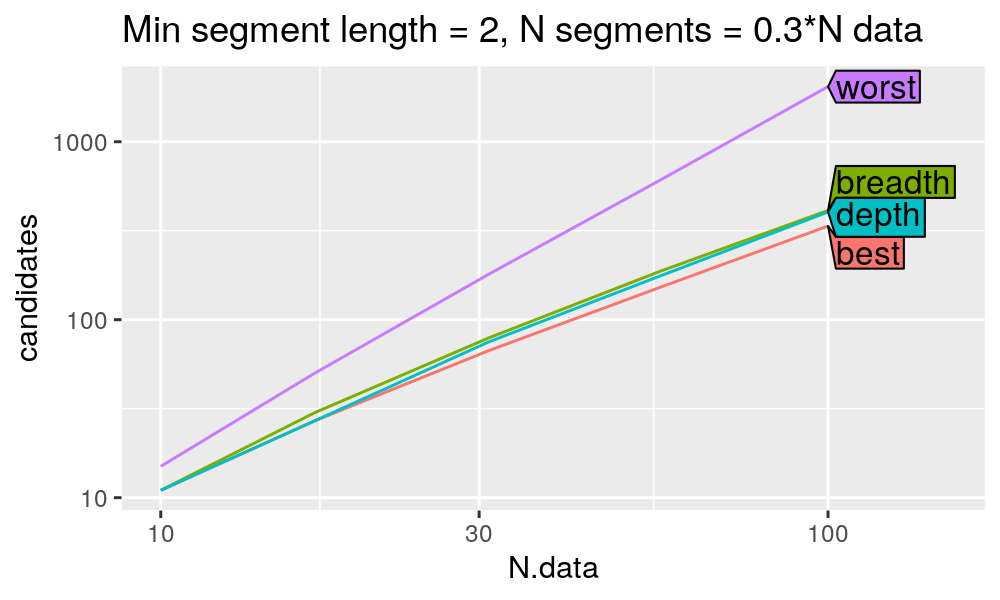

Source code (R):
source("packages.R")

min.seg.len <- 2L
n.segs <- 4L
compare.dt.list <- list()
for(N.data in as.integer(10^seq(1, 3, by=0.25))){
  print(N.data)
  breadth.vec <- binsegRcpp:::get_best_heuristic_equal(
    N.data, min.seg.len)
  depth.df <- binsegRcpp:::depth_first_interface(
    N.data, min.seg.len)
  node.dt <- binsegRcpp:::get_best_optimal(
    N.data, min.seg.len, n.segs)
  first.splits <- binsegRcpp:::size_to_splits(N.data, min.seg.len)
  worst.splits <- c(
    if(1 <= first.splits)seq(first.splits, 1, by=-min.seg.len),
    0)[1:n.segs]
  best.dt <- node.dt[, .(
    candidates=sum(binsegRcpp:::size_to_splits(s, min.seg.len))
  ), by=.(parent,level)]
  N.dt <- rbind(
    data.table(algo="worst", candidates=sum(worst.splits)),
    data.table(algo="best", candidates=sum(best.dt$candidates)),
    data.table(algo="breadth", candidates=sum(breadth.vec[1:n.segs])),
    data.table(algo="depth", candidates=sum(depth.df$splits[1:n.segs])))
  compare.dt.list[[paste(N.data)]] <- data.table(
    N.data, N.dt)
}
compare.dt <- do.call(rbind, compare.dt.list)

gg <- ggplot()+
  ggtitle(sprintf(
    "Min segment length = %d, N segments = %d",
    min.seg.len, n.segs))+
  geom_line(aes(
    N.data, candidates, color=algo),
    data=compare.dt)+
  scale_x_log10()+
  scale_y_log10()+
  coord_cartesian(
    xlim=c(10,3000))
dl <- directlabels::direct.label(gg, "right.polygons")
png(
  "figure-best-heuristics-segs-constant.png", 
  width=4, height=3, units="in", res=200)
print(dl)
dev.off()

min.seg.len <- 2L
compare.dt.list <- list()
segs.factor <- 0.3
for(N.data in as.integer(10^seq(1, 2, by=0.25))){
  print(N.data)
  n.segs <- as.integer(N.data*segs.factor)
  breadth.vec <- binsegRcpp:::get_best_heuristic_equal(
    N.data, min.seg.len)
  depth.df <- binsegRcpp:::depth_first_interface(
    N.data, min.seg.len)
  node.dt <- binsegRcpp:::get_best_optimal(
    N.data, min.seg.len, n.segs)
  first.splits <- binsegRcpp:::size_to_splits(N.data, min.seg.len)
  worst.splits <- c(
    if(1 <= first.splits)seq(first.splits, 1, by=-min.seg.len),
    0)[1:n.segs]
  best.dt <- node.dt[, .(
    candidates=sum(binsegRcpp:::size_to_splits(s, min.seg.len))
  ), by=.(parent,level)]
  N.dt <- rbind(
    data.table(algo="worst", candidates=sum(worst.splits)),
    data.table(algo="best", candidates=sum(best.dt$candidates)),
    data.table(algo="breadth", candidates=sum(breadth.vec[1:n.segs])),
    data.table(algo="depth", candidates=sum(depth.df$splits[1:n.segs])))
  compare.dt.list[[paste(N.data)]] <- data.table(
    N.data, N.dt)
}
compare.dt <- do.call(rbind, compare.dt.list)
gg <- ggplot()+
  ggtitle(sprintf(
    "Min segment length = %d, N segments = %.1f*N data",
    min.seg.len, segs.factor))+
  geom_line(aes(
    N.data, candidates, color=algo),
    data=compare.dt)+
  scale_x_log10()+
  scale_y_log10()+
  coord_cartesian(
    xlim=c(10,150))
dl <- directlabels::direct.label(gg, "right.polygons")
png("figure-best-heuristics.png", width=5, height=3, units="in", res=200)
print(dl)
dev.off()
